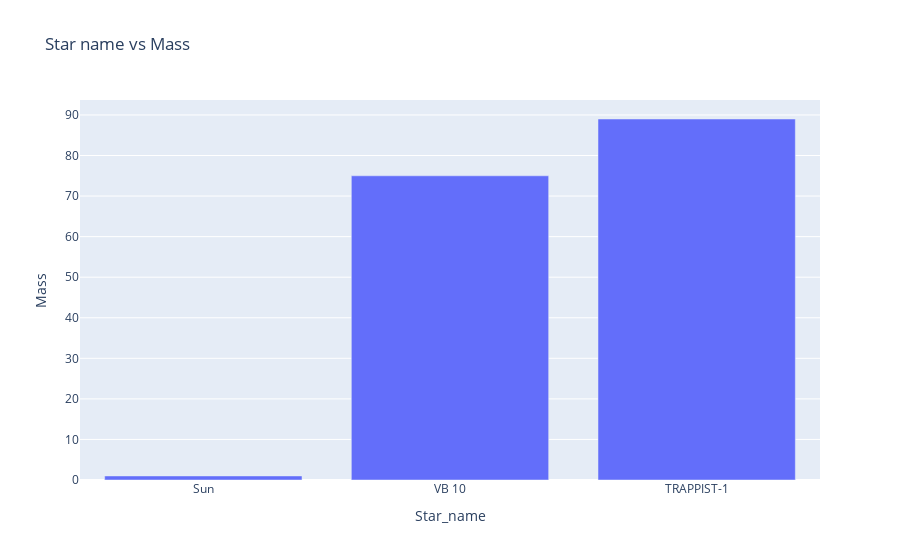

Here is the notebook cell this chart was saved with:
### Code cell
#Star name vs Mass
plot = px.bar(df,x='Star_name',y='Mass',title='Star name vs Mass')
plot.show()

### Figure 1 — Plotly figure (JSON) as saved in the notebook; plotly's stock layout.template omitted (floating-point values rounded to 4 significant figures)
{"data": [{"alignmentgroup": "True", "hovertemplate": "Star_name=%{x}<br>Mass=%{y}<extra></extra>", "legendgroup": "", "marker": {"color": "#636efa"}, "name": "", "offsetgroup": "", "orientation": "v", "showlegend": false, "textposition": "auto", "type": "bar", "x": ["Sun", "VB 10", "TRAPPIST-1"], "xaxis": "x", "y": [1, 75, 89], "yaxis": "y"}], "layout": {"barmode": "relative", "legend": {"tracegroupgap": 0}, "title": {"text": "Star name vs Mass"}, "xaxis": {"anchor": "y", "domain": [0, 1], "title": {"text": "Star_name"}}, "yaxis": {"anchor": "x", "domain": [0, 1], "title": {"text": "Mass"}}}}
